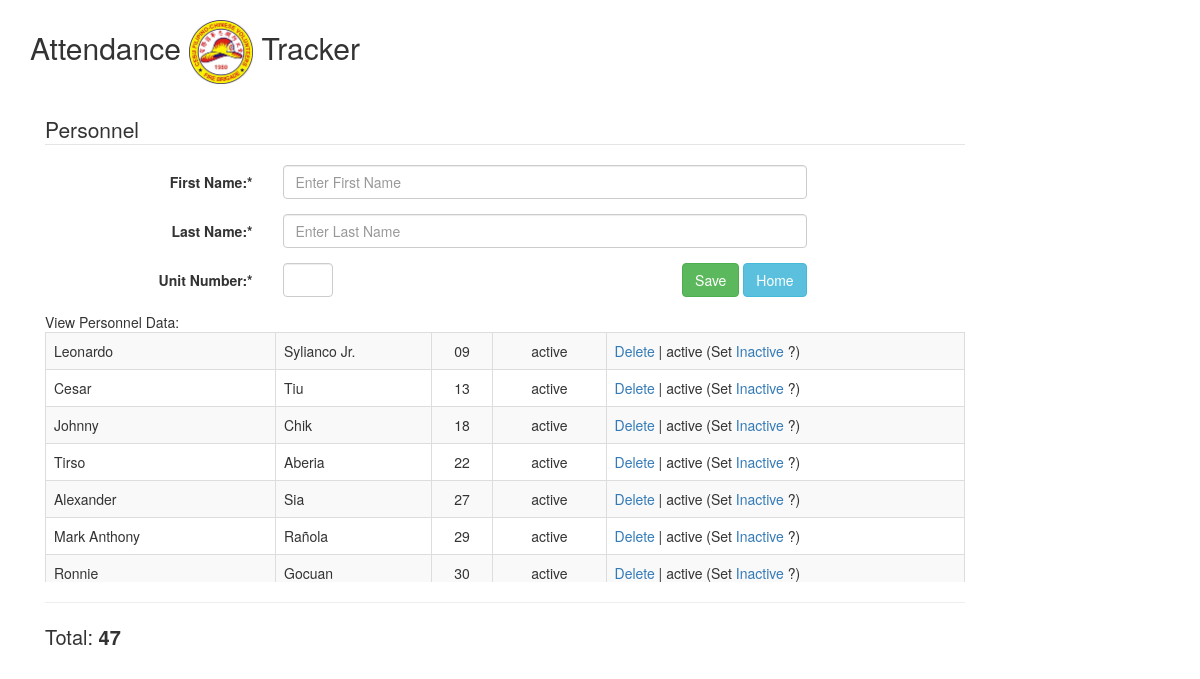
Before: /index.php/personnel with the older database file.
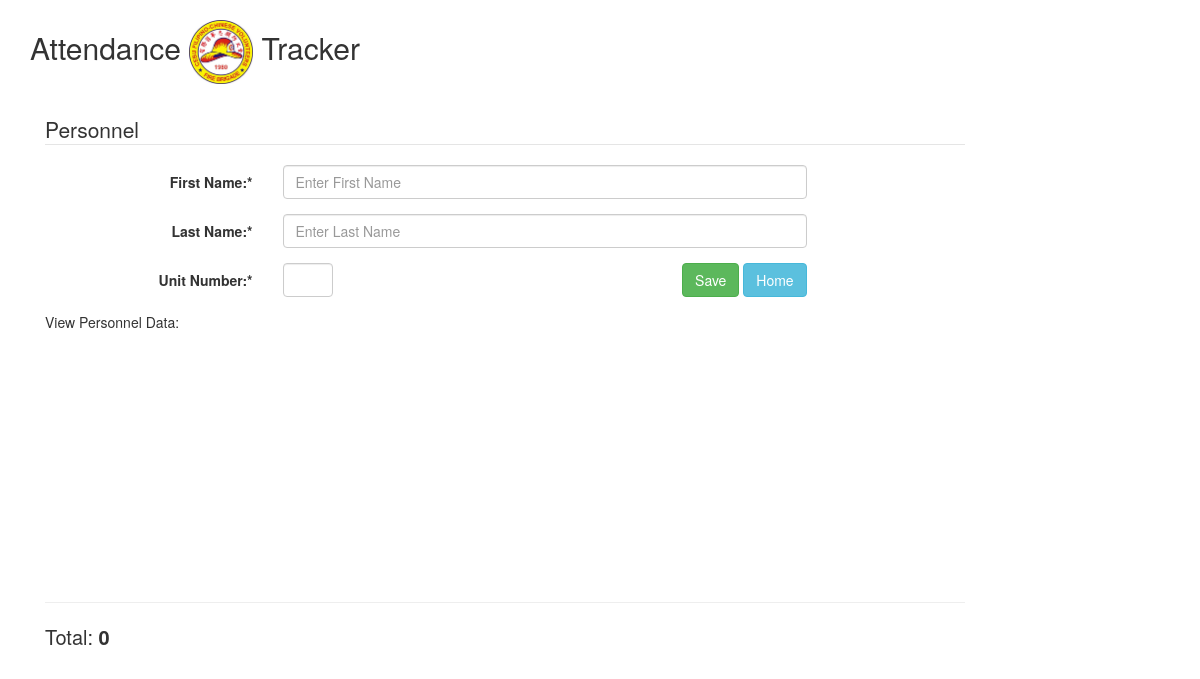
After: the same page with the newer database file.
### tables this page shows
CREATE TABLE IF NOT EXISTS `personnel` (
  `id` int(11) NOT NULL AUTO_INCREMENT,
  `first_name` varchar(100) NOT NULL,
  `last_name` varchar(100) NOT NULL,
  `unit` varchar(10) NOT NULL,
  `status` varchar(10) NOT NULL,
  PRIMARY KEY (`id`),
  KEY `index_unit` (`unit`),
  KEY `unit` (`unit`),
  KEY `unit_2` (`unit`)
);

### application/controllers/Personnel.php (called while the page is built, shortened)
<?php
class Personnel extends CI_Controller {
    function __construct() {
        $this->load->helper('form');
        $this->load->helper('url');
        $this->load->model('personnel_model');
        $this->load->library('form_validation');
    }
    public function index()
    {
        $data['alert_type'] =  "success";
        $data['information'] = $this->personnel_model->get_user_list();
        $this->load->view('personnel', $data);
    }
}

### index.php (called while the page is built, shortened)
<?php
require_once BASEPATH.'core/CodeIgniter.php';

### application/models/personnel_model.php (called while the page is built, shortened)
<?php
class Personnel_model extends CI_Model {
    private $personnel = 'personnel';
    function get_user_list()
    {
        $query = $this->db->query("SELECT * FROM ".$this->personnel." order by unit");
        return $query->result();
    }
}

### application/views/personnel.php (the view, shortened to what this page needs)
?><!DOCTYPE html>
<html lang="en">
<head>
    <link href="<?= base_url();?>bootstrap/css/bootstrap.css" rel="stylesheet">
</head>
<body>
<div class="container">
    <h2>Attendance <img src="<?= base_url();?>image/logo.png" width="64px"> Tracker</h2>
    <div>&nbsp;</div>
    <div class="col-lg-10">
        <fieldset>
            <legend>Personnel</legend>
            <form class="form-horizontal" role="form" action='<?= base_url();?>index.php/personnel/index' method="post">
                <div class="form-group">
                    <label for="firstName" class="col-lg-3 control-label">First Name:*</label>
                    <div class="col-lg-7">
                        <input type="text" class="form-control" name="first_name" id="first_name" placeholder="Enter First Name" autofocus>
                    </div>
                </div>
                <div class="form-group">
                    <label for="firstName" class="col-lg-3 control-label">Last Name:*</label>
                    <div class="col-lg-7">
                        <input type="text" class="form-control" name="last_name" id="last_name" placeholder="Enter Last Name">
                    </div>
                </div>
                <div class="form-group">
                    <label for="firstName" class="col-lg-3 control-label">Unit Number:*</label>
                    <div class="col-lg-4">
                        <input style="width:50px;" type="text" class="form-control" name="unit_number" id="unit_number" maxlength="3">
                    </div>
                    <div class="col-lg-3" style="text-align: right;">
                        <button type="submit" class="btn btn-success" >Save</button>
                        <a href="<?= base_url();?>index.php/main" class="btn btn-info">Home</a>
                    </div>
                </div>
            </form>
            View Personnel Data:
            <div style="overflow-y: scroll; height: 250px;">
                <table class="table table-striped table-bordered table-hover" id="dataTables-example">
                    <tbody>
                        <?php if (isset($information)) {  $total = 0;?>
                            <?php foreach ($information as $key => $value) { $total += 1;?>
                            <tr <?php if ($value->status == 'inactive') { ?>style="background-color:#ed7669;"<?php }?>>
                                <td><?php echo $value->first_name; ?></td>
                                <td><?php echo $value->last_name; ?></td>
                                <td style="text-align: center;"><?php echo $value->unit; ?></td>
                                <td style="text-align: center;"><?php echo $value->status; ?></td>
                                <td>
                                    <a href="<?= base_url();?>index.php/personnel/delete/<?php echo $value->id; ?>" onclick="return beforeDelete();">Delete</a> |
                                    <?php echo $value->status; ?> (Set
                                    <?php if ($value->status == 'inactive') { ?>
                                        <a href="<?= base_url();?>index.php/personnel/status/<?php echo $value->id; ?>/active" onclick="return beforeStatus('Active');">Active</a>
                                    <?php } else { ?>
                                        <a href="<?= base_url();?>index.php/personnel/status/<?php echo $value->id; ?>/inactive" onclick="return beforeStatus('Inactive');">Inactive</a>
                                    <?php } ?>?)
                                </td>
                            </tr>
                            <?php } ?>
                        <?php }?>
                    </tbody>
                </table>
            </div>
            <hr>
            <div style="font-size: 20px;margin-top:0px;">Total: <strong><?=$total;?></strong></div>
        </fieldset>
    </div>
</div>
</body>
</html>

Changed rows visible on the page:
removed personnel: first_name "Leonardo", last_name "Sylianco Jr.", unit "09", status "active"
removed personnel: first_name "Cesar", last_name "Tiu", unit "13", status "active"
removed personnel: first_name "Johnny", last_name "Chik", unit "18", status "active"
removed personnel: first_name "Tirso", last_name "Aberia", unit "22", status "active"
removed personnel: first_name "Alexander", last_name "Sia", unit "27", status "active"
removed personnel: first_name "Mark Anthony", last_name "Rañola", unit "29", status "active"
removed personnel: first_name "Ronnie", last_name "Gocuan", unit "30", status "active"
Other visible differences:
$total: "47" → "0"
